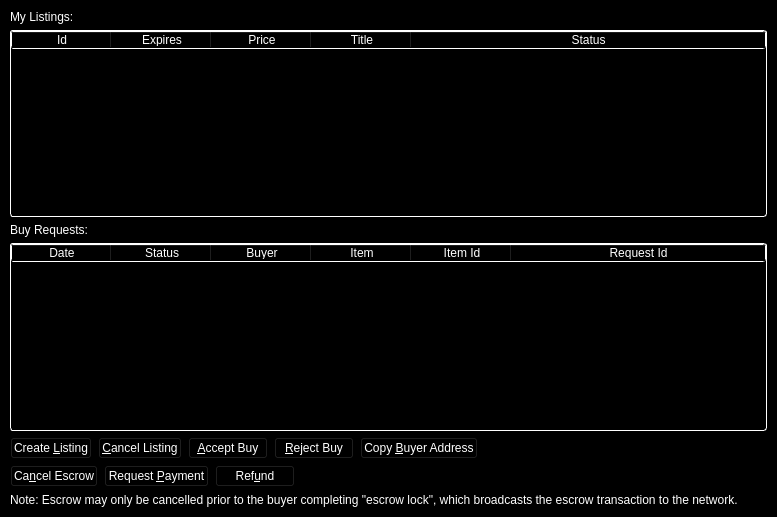
<?xml version="1.0" encoding="UTF-8"?>
<ui version="4.0">
 <class>SellsPage</class>
 <widget class="QWidget" name="SellsPage">
  <property name="geometry">
   <rect>
    <x>0</x>
    <y>0</y>
    <width>777</width>
    <height>517</height>
   </rect>
  </property>
  <property name="palette">
   <palette>
    <active>
     <colorrole role="WindowText">
      <brush brushstyle="SolidPattern">
       <color alpha="255">
        <red>255</red>
        <green>255</green>
        <blue>255</blue>
       </color>
      </brush>
     </colorrole>
     <colorrole role="Button">
      <brush brushstyle="SolidPattern">
       <color alpha="255">
        <red>0</red>
        <green>0</green>
        <blue>0</blue>
       </color>
      </brush>
     </colorrole>
     <colorrole role="Light">
      <brush brushstyle="SolidPattern">
       <color alpha="255">
        <red>0</red>
        <green>0</green>
        <blue>0</blue>
       </color>
      </brush>
     </colorrole>
     <colorrole role="Midlight">
      <brush brushstyle="SolidPattern">
       <color alpha="255">
        <red>0</red>
        <green>0</green>
        <blue>0</blue>
       </color>
      </brush>
     </colorrole>
     <colorrole role="Dark">
      <brush brushstyle="SolidPattern">
       <color alpha="255">
        <red>0</red>
        <green>0</green>
        <blue>0</blue>
       </color>
      </brush>
     </colorrole>
     <colorrole role="Mid">
      <brush brushstyle="SolidPattern">
       <color alpha="255">
        <red>0</red>
        <green>0</green>
        <blue>0</blue>
       </color>
      </brush>
     </colorrole>
     <colorrole role="Text">
      <brush brushstyle="SolidPattern">
       <color alpha="255">
        <red>255</red>
        <green>255</green>
        <blue>255</blue>
       </color>
      </brush>
     </colorrole>
     <colorrole role="BrightText">
      <brush brushstyle="SolidPattern">
       <color alpha="255">
        <red>255</red>
        <green>255</green>
        <blue>255</blue>
       </color>
      </brush>
     </colorrole>
     <colorrole role="ButtonText">
      <brush brushstyle="SolidPattern">
       <color alpha="255">
        <red>255</red>
        <green>255</green>
        <blue>255</blue>
       </color>
      </brush>
     </colorrole>
     <colorrole role="Base">
      <brush brushstyle="SolidPattern">
       <color alpha="255">
        <red>0</red>
        <green>0</green>
        <blue>0</blue>
       </color>
      </brush>
     </colorrole>
     <colorrole role="Window">
      <brush brushstyle="SolidPattern">
       <color alpha="255">
        <red>0</red>
        <green>0</green>
        <blue>0</blue>
       </color>
      </brush>
     </colorrole>
     <colorrole role="Shadow">
      <brush brushstyle="SolidPattern">
       <color alpha="255">
        <red>0</red>
        <green>0</green>
        <blue>0</blue>
       </color>
      </brush>
     </colorrole>
     <colorrole role="AlternateBase">
      <brush brushstyle="SolidPattern">
       <color alpha="255">
        <red>0</red>
        <green>0</green>
        <blue>0</blue>
       </color>
      </brush>
     </colorrole>
     <colorrole role="ToolTipBase">
      <brush brushstyle="SolidPattern">
       <color alpha="255">
        <red>255</red>
        <green>255</green>
        <blue>220</blue>
       </color>
      </brush>
     </colorrole>
     <colorrole role="ToolTipText">
      <brush brushstyle="SolidPattern">
       <color alpha="255">
        <red>0</red>
        <green>0</green>
        <blue>0</blue>
       </color>
      </brush>
     </colorrole>
    </active>
    <inactive>
     <colorrole role="WindowText">
      <brush brushstyle="SolidPattern">
       <color alpha="255">
        <red>255</red>
        <green>255</green>
        <blue>255</blue>
       </color>
      </brush>
     </colorrole>
     <colorrole role="Button">
      <brush brushstyle="SolidPattern">
       <color alpha="255">
        <red>0</red>
        <green>0</green>
        <blue>0</blue>
       </color>
      </brush>
     </colorrole>
     <colorrole role="Light">
      <brush brushstyle="SolidPattern">
       <color alpha="255">
        <red>0</red>
        <green>0</green>
        <blue>0</blue>
       </color>
      </brush>
     </colorrole>
     <colorrole role="Midlight">
      <brush brushstyle="SolidPattern">
       <color alpha="255">
        <red>0</red>
        <green>0</green>
        <blue>0</blue>
       </color>
      </brush>
     </colorrole>
     <colorrole role="Dark">
      <brush brushstyle="SolidPattern">
       <color alpha="255">
        <red>0</red>
        <green>0</green>
        <blue>0</blue>
       </color>
      </brush>
     </colorrole>
     <colorrole role="Mid">
      <brush brushstyle="SolidPattern">
       <color alpha="255">
        <red>0</red>
        <green>0</green>
        <blue>0</blue>
       </color>
      </brush>
     </colorrole>
     <colorrole role="Text">
      <brush brushstyle="SolidPattern">
       <color alpha="255">
        <red>255</red>
        <green>255</green>
        <blue>255</blue>
       </color>
      </brush>
     </colorrole>
     <colorrole role="BrightText">
      <brush brushstyle="SolidPattern">
       <color alpha="255">
        <red>255</red>
        <green>255</green>
        <blue>255</blue>
       </color>
      </brush>
     </colorrole>
     <colorrole role="ButtonText">
      <brush brushstyle="SolidPattern">
       <color alpha="255">
        <red>255</red>
        <green>255</green>
        <blue>255</blue>
       </color>
      </brush>
     </colorrole>
     <colorrole role="Base">
      <brush brushstyle="SolidPattern">
       <color alpha="255">
        <red>0</red>
        <green>0</green>
        <blue>0</blue>
       </color>
      </brush>
     </colorrole>
     <colorrole role="Window">
      <brush brushstyle="SolidPattern">
       <color alpha="255">
        <red>0</red>
        <green>0</green>
        <blue>0</blue>
       </color>
      </brush>
     </colorrole>
     <colorrole role="Shadow">
      <brush brushstyle="SolidPattern">
       <color alpha="255">
        <red>0</red>
        <green>0</green>
        <blue>0</blue>
       </color>
      </brush>
     </colorrole>
     <colorrole role="AlternateBase">
      <brush brushstyle="SolidPattern">
       <color alpha="255">
        <red>0</red>
        <green>0</green>
        <blue>0</blue>
       </color>
      </brush>
     </colorrole>
     <colorrole role="ToolTipBase">
      <brush brushstyle="SolidPattern">
       <color alpha="255">
        <red>255</red>
        <green>255</green>
        <blue>220</blue>
       </color>
      </brush>
     </colorrole>
     <colorrole role="ToolTipText">
      <brush brushstyle="SolidPattern">
       <color alpha="255">
        <red>0</red>
        <green>0</green>
        <blue>0</blue>
       </color>
      </brush>
     </colorrole>
    </inactive>
    <disabled>
     <colorrole role="WindowText">
      <brush brushstyle="SolidPattern">
       <color alpha="255">
        <red>0</red>
        <green>0</green>
        <blue>0</blue>
       </color>
      </brush>
     </colorrole>
     <colorrole role="Button">
      <brush brushstyle="SolidPattern">
       <color alpha="255">
        <red>0</red>
        <green>0</green>
        <blue>0</blue>
       </color>
      </brush>
     </colorrole>
     <colorrole role="Light">
      <brush brushstyle="SolidPattern">
       <color alpha="255">
        <red>0</red>
        <green>0</green>
        <blue>0</blue>
       </color>
      </brush>
     </colorrole>
     <colorrole role="Midlight">
      <brush brushstyle="SolidPattern">
       <color alpha="255">
        <red>0</red>
        <green>0</green>
        <blue>0</blue>
       </color>
      </brush>
     </colorrole>
     <colorrole role="Dark">
      <brush brushstyle="SolidPattern">
       <color alpha="255">
        <red>0</red>
        <green>0</green>
        <blue>0</blue>
       </color>
      </brush>
     </colorrole>
     <colorrole role="Mid">
      <brush brushstyle="SolidPattern">
       <color alpha="255">
        <red>0</red>
        <green>0</green>
        <blue>0</blue>
       </color>
      </brush>
     </colorrole>
     <colorrole role="Text">
      <brush brushstyle="SolidPattern">
       <color alpha="255">
        <red>0</red>
        <green>0</green>
        <blue>0</blue>
       </color>
      </brush>
     </colorrole>
     <colorrole role="BrightText">
      <brush brushstyle="SolidPattern">
       <color alpha="255">
        <red>255</red>
        <green>255</green>
        <blue>255</blue>
       </color>
      </brush>
     </colorrole>
     <colorrole role="ButtonText">
      <brush brushstyle="SolidPattern">
       <color alpha="255">
        <red>0</red>
        <green>0</green>
        <blue>0</blue>
       </color>
      </brush>
     </colorrole>
     <colorrole role="Base">
      <brush brushstyle="SolidPattern">
       <color alpha="255">
        <red>0</red>
        <green>0</green>
        <blue>0</blue>
       </color>
      </brush>
     </colorrole>
     <colorrole role="Window">
      <brush brushstyle="SolidPattern">
       <color alpha="255">
        <red>0</red>
        <green>0</green>
        <blue>0</blue>
       </color>
      </brush>
     </colorrole>
     <colorrole role="Shadow">
      <brush brushstyle="SolidPattern">
       <color alpha="255">
        <red>0</red>
        <green>0</green>
        <blue>0</blue>
       </color>
      </brush>
     </colorrole>
     <colorrole role="AlternateBase">
      <brush brushstyle="SolidPattern">
       <color alpha="255">
        <red>0</red>
        <green>0</green>
        <blue>0</blue>
       </color>
      </brush>
     </colorrole>
     <colorrole role="ToolTipBase">
      <brush brushstyle="SolidPattern">
       <color alpha="255">
        <red>255</red>
        <green>255</green>
        <blue>220</blue>
       </color>
      </brush>
     </colorrole>
     <colorrole role="ToolTipText">
      <brush brushstyle="SolidPattern">
       <color alpha="255">
        <red>0</red>
        <green>0</green>
        <blue>0</blue>
       </color>
      </brush>
     </colorrole>
    </disabled>
   </palette>
  </property>
  <property name="windowTitle">
   <string>DarkSilkMarket Sells</string>
  </property>
  <layout class="QVBoxLayout" name="topLayout">
   <property name="leftMargin">
    <number>10</number>
   </property>
   <property name="topMargin">
    <number>10</number>
   </property>
   <property name="rightMargin">
    <number>10</number>
   </property>
   <property name="bottomMargin">
    <number>10</number>
   </property>
   <item>
    <layout class="QVBoxLayout" name="verticalLayout">
     <property name="topMargin">
      <number>0</number>
     </property>
     <item>
      <widget class="QLabel" name="label">
       <property name="text">
        <string>My Listings:</string>
       </property>
      </widget>
     </item>
     <item>
      <widget class="QTableWidget" name="listingsTableWidget">
       <property name="styleSheet">
        <string notr="true">background: rgb(0,0,0); color: rgb(255,255,255); border: 1px inset white; border-radius: 3px; margin: 0px;</string>
       </property>
       <property name="editTriggers">
        <set>QAbstractItemView::NoEditTriggers</set>
       </property>
       <property name="alternatingRowColors">
        <bool>true</bool>
       </property>
       <property name="selectionMode">
        <enum>QAbstractItemView::SingleSelection</enum>
       </property>
       <property name="selectionBehavior">
        <enum>QAbstractItemView::SelectRows</enum>
       </property>
       <attribute name="horizontalHeaderStretchLastSection">
        <bool>true</bool>
       </attribute>
       <column>
        <property name="text">
         <string>Id</string>
        </property>
       </column>
       <column>
        <property name="text">
         <string>Expires</string>
        </property>
       </column>
       <column>
        <property name="text">
         <string>Price</string>
        </property>
       </column>
       <column>
        <property name="text">
         <string>Title</string>
        </property>
       </column>
       <column>
        <property name="text">
         <string>Status</string>
        </property>
       </column>
      </widget>
     </item>
     <item>
      <widget class="QLabel" name="label_2">
       <property name="text">
        <string>Buy Requests:</string>
       </property>
      </widget>
     </item>
     <item>
      <widget class="QTableWidget" name="buysTableWidget">
       <property name="styleSheet">
        <string notr="true">background: rgb(0,0,0); color: rgb(255,255,255); border: 1px inset white; border-radius: 3px; margin: 0px;</string>
       </property>
       <property name="editTriggers">
        <set>QAbstractItemView::NoEditTriggers</set>
       </property>
       <property name="alternatingRowColors">
        <bool>true</bool>
       </property>
       <property name="selectionMode">
        <enum>QAbstractItemView::SingleSelection</enum>
       </property>
       <property name="selectionBehavior">
        <enum>QAbstractItemView::SelectRows</enum>
       </property>
       <attribute name="horizontalHeaderStretchLastSection">
        <bool>true</bool>
       </attribute>
       <column>
        <property name="text">
         <string>Date</string>
        </property>
       </column>
       <column>
        <property name="text">
         <string>Status</string>
        </property>
       </column>
       <column>
        <property name="text">
         <string>Buyer</string>
        </property>
       </column>
       <column>
        <property name="text">
         <string>Item</string>
        </property>
       </column>
       <column>
        <property name="text">
         <string>Item Id</string>
        </property>
       </column>
       <column>
        <property name="text">
         <string>Request Id</string>
        </property>
       </column>
      </widget>
     </item>
    </layout>
   </item>
   <item>
    <layout class="QHBoxLayout" name="horizontalLayout">
     <property name="bottomMargin">
      <number>0</number>
     </property>
     <item>
      <widget class="QPushButton" name="createButton">
       <property name="text">
        <string>Create &amp;Listing</string>
       </property>
      </widget>
     </item>
     <item>
      <widget class="QPushButton" name="cancelButton">
       <property name="text">
        <string>&amp;Cancel Listing</string>
       </property>
      </widget>
     </item>
     <item>
      <widget class="QPushButton" name="acceptButton">
       <property name="text">
        <string>&amp;Accept Buy</string>
       </property>
      </widget>
     </item>
     <item>
      <widget class="QPushButton" name="rejectButton">
       <property name="text">
        <string>&amp;Reject Buy</string>
       </property>
      </widget>
     </item>
     <item>
      <widget class="QPushButton" name="copyAddressButton">
       <property name="text">
        <string>Copy &amp;Buyer Address</string>
       </property>
      </widget>
     </item>
     <item>
      <spacer name="horizontalSpacer">
       <property name="orientation">
        <enum>Qt::Horizontal</enum>
       </property>
       <property name="sizeHint" stdset="0">
        <size>
         <width>40</width>
         <height>20</height>
        </size>
       </property>
      </spacer>
     </item>
    </layout>
   </item>
   <item>
    <layout class="QHBoxLayout" name="horizontalLayout_2">
     <property name="bottomMargin">
      <number>0</number>
     </property>
     <item>
      <widget class="QPushButton" name="cancelEscrowButton">
       <property name="text">
        <string>Ca&amp;ncel Escrow</string>
       </property>
      </widget>
     </item>
     <item>
      <widget class="QPushButton" name="requestPaymentButton">
       <property name="text">
        <string>Request &amp;Payment</string>
       </property>
      </widget>
     </item>
     <item>
      <widget class="QPushButton" name="refundButton">
       <property name="text">
        <string>Ref&amp;und</string>
       </property>
      </widget>
     </item>
     <item>
      <spacer name="horizontalSpacer_2">
       <property name="orientation">
        <enum>Qt::Horizontal</enum>
       </property>
       <property name="sizeHint" stdset="0">
        <size>
         <width>40</width>
         <height>20</height>
        </size>
       </property>
      </spacer>
     </item>
    </layout>
   </item>
   <item>
    <layout class="QHBoxLayout" name="horizontalLayout_3">
     <property name="bottomMargin">
      <number>0</number>
     </property>
     <item>
      <widget class="QLabel" name="label_3">
       <property name="text">
        <string>&lt;html&gt;&lt;head/&gt;&lt;body&gt;&lt;p&gt;Note: Escrow may only be cancelled prior to the buyer completing &amp;quot;escrow lock&amp;quot;, which broadcasts the escrow transaction to the network.&lt;/p&gt;&lt;/body&gt;&lt;/html&gt;</string>
       </property>
       <property name="wordWrap">
        <bool>true</bool>
       </property>
      </widget>
     </item>
    </layout>
   </item>
  </layout>
 </widget>
 <resources/>
 <connections/>
</ui>
